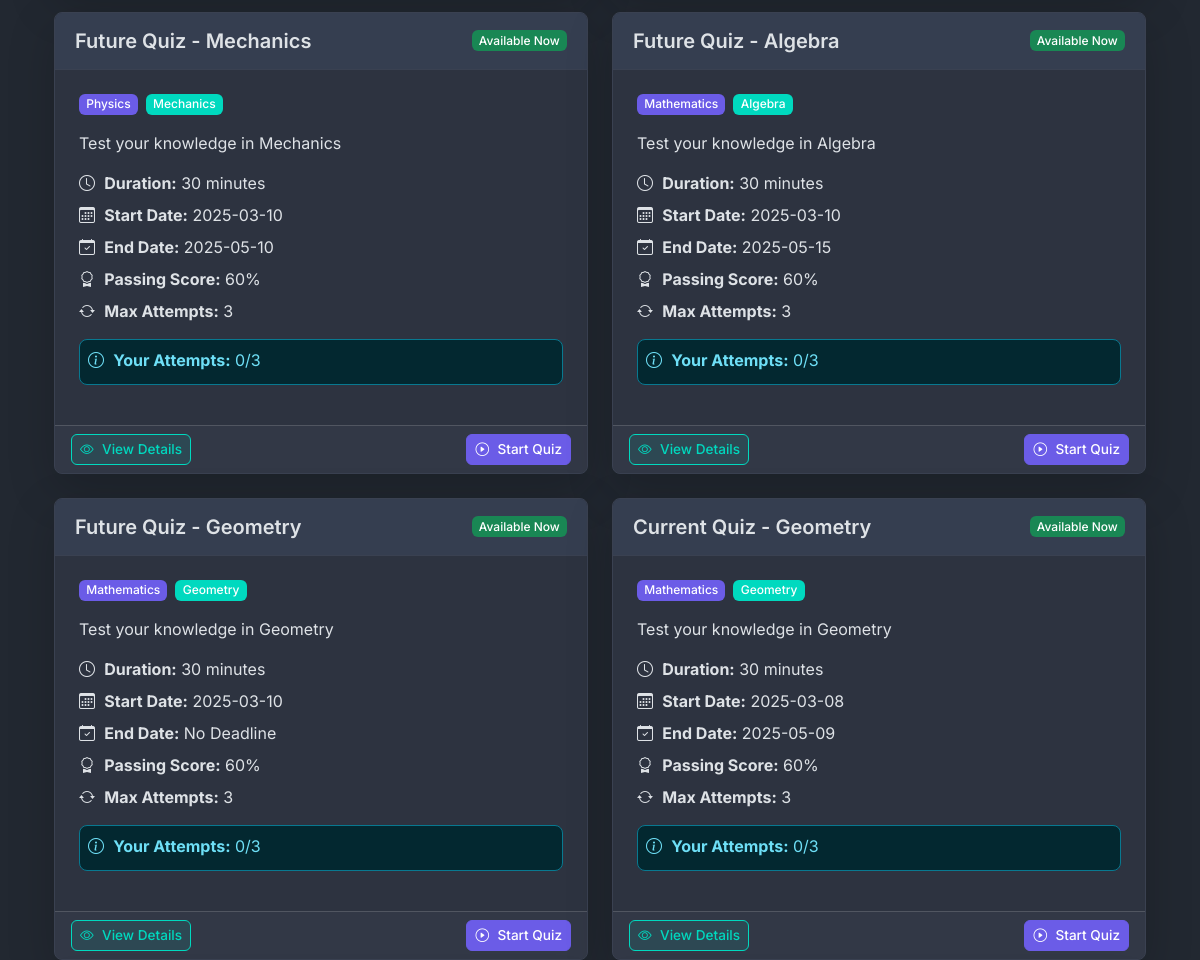
Page /quizzes (signed in, middle part) on the earlier database version.
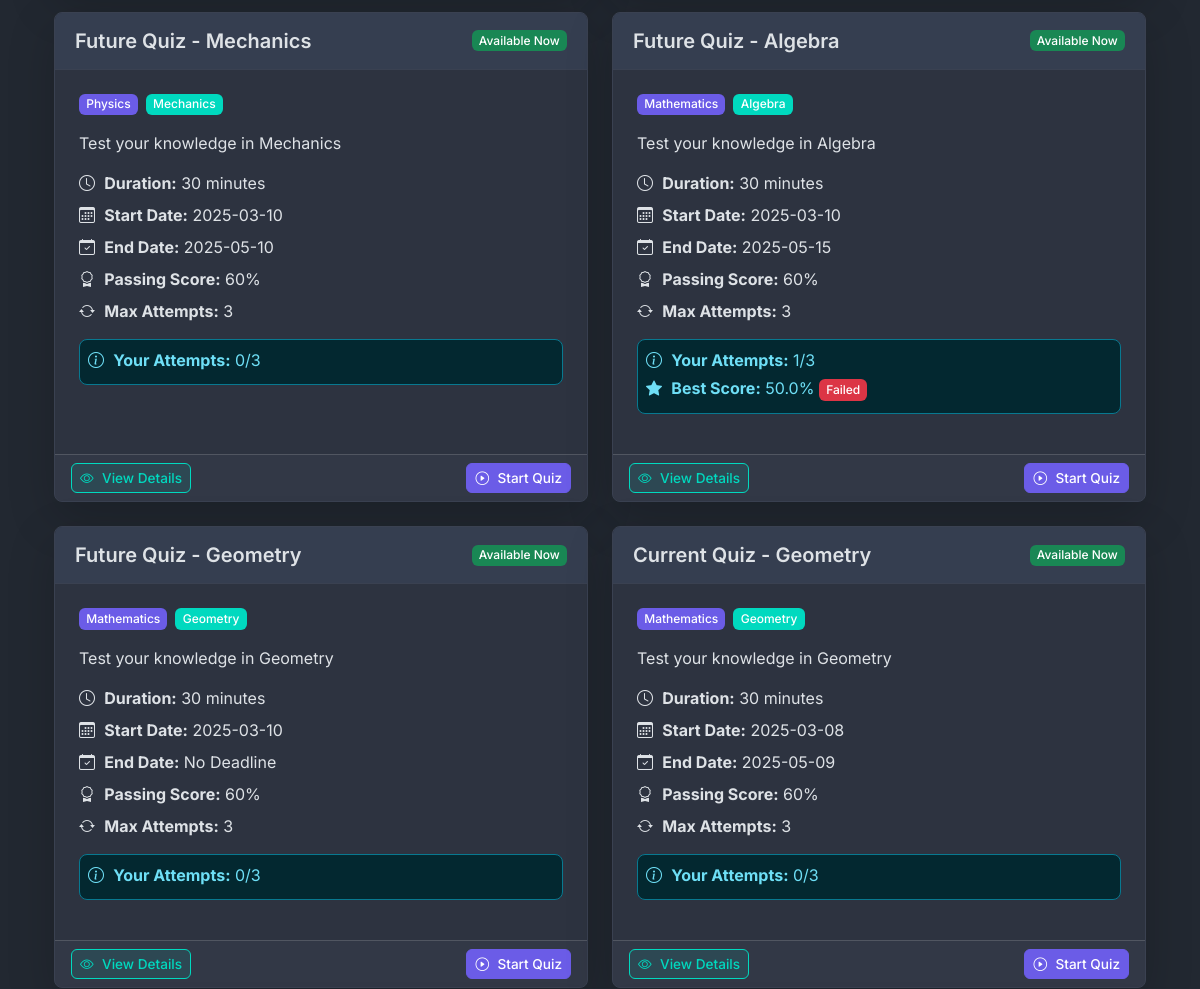
Same page on the later database version.
### models.py (models this page shows)
class Quiz(db.Model):
    id = db.Column(db.Integer, primary_key=True)
    name = db.Column(db.String(100), nullable=False)
    description = db.Column(db.Text)
    start_date = db.Column(db.DateTime(timezone=True), nullable=False)
    end_date = db.Column(db.DateTime(timezone=True))
    time_duration = db.Column(db.Integer, nullable=False)
    passing_score = db.Column(db.Integer, nullable=False)
    max_attempts = db.Column(db.Integer, default=3)
    chapter_id = db.Column(db.Integer, db.ForeignKey('chapter.id'), nullable=False)
    is_active = db.Column(db.Boolean, default=False)
    created_at = db.Column(db.DateTime(timezone=True), default=datetime.now(timezone.utc))
    updated_at = db.Column(db.DateTime(timezone=True), onupdate=datetime.now(timezone.utc))
    questions = db.relationship('Question', backref='quiz', lazy=True)
    attempts = db.relationship('QuizAttempt', backref='quiz', lazy=True)
    scores = db.relationship('Score', backref='quiz', lazy=True)

class Subject(db.Model):
    id = db.Column(db.Integer, primary_key=True)
    name = db.Column(db.String(50), unique=True, nullable=False, index=True)
    description = db.Column(db.Text)
    created_at = db.Column(db.DateTime, default=datetime.now(timezone.utc))
    updated_at = db.Column(db.DateTime, default=datetime.now(timezone.utc), onupdate=datetime.now(timezone.utc))
    chapters = db.relationship('Chapter', backref='subject', lazy=True)

class Chapter(db.Model):
    id = db.Column(db.Integer, primary_key=True)
    name = db.Column(db.String(50), nullable=False)
    description = db.Column(db.Text)
    subject_id = db.Column(db.Integer, db.ForeignKey('subject.id'), nullable=False, index=True)
    created_at = db.Column(db.DateTime, default=datetime.now(timezone.utc))
    updated_at = db.Column(db.DateTime, default=datetime.now(timezone.utc), onupdate=datetime.now(timezone.utc))
    quizzes = db.relationship('Quiz', backref='chapter', lazy=True)

### routes/user_routes.py (the view, shortened to what this page needs)
@app.route('/quizzes')
@login_required
def user_quizzes():
    subject_id = request.args.get('subject_id')
    chapter_id = request.args.get('chapter_id')
    date_filter = request.args.get('date')
    duration_filter = request.args.get('duration')
    sort_by = request.args.get('sort_by', 'date_desc')
    now = datetime.now(timezone.utc)
    query = Quiz.query.filter(Quiz.is_active == True)
    if subject_id and subject_id != '':
        try:
            subject_id = int(subject_id)
            chapters = Chapter.query.filter_by(subject_id=subject_id).all()
            chapter_ids = [chapter.id for chapter in chapters]
            if chapter_ids:
                query = query.filter(Quiz.chapter_id.in_(chapter_ids))
                selected_subject = Subject.query.get(subject_id)
                app.logger.info(f"Filtering by subject_id {subject_id}, chapter_ids: {chapter_ids}")
            else:
                selected_subject = Subject.query.get(subject_id)
                quizzes = []
                return render_template('user/user_quiz_list.html',
                                    quizzes=[],
                                    subjects=Subject.query.all(),
                                    chapters=[],
                                    selected_subject=selected_subject,
                                    selected_chapter=None,
                                    datetime=datetime,
                                    timezone=timezone,
                                    now=now)
        except (ValueError, TypeError):
            app.logger.warning(f"Invalid subject_id: {subject_id}")
            selected_subject = None
    else:
        selected_subject = None
    if chapter_id and chapter_id != '':
        try:
            chapter_id = int(chapter_id)
            chapter = Chapter.query.get(chapter_id)
            if chapter:
                query = query.filter(Quiz.chapter_id == chapter_id)
                selected_chapter = chapter
                app.logger.info(f"Filtering by chapter_id {chapter_id}")
                if Quiz.query.filter_by(chapter_id=chapter_id).count() == 0:
                    selected_subject = Subject.query.get(chapter.subject_id) if chapter else None
                    subjects = Subject.query.all()
                    chapters = Chapter.query.filter_by(subject_id=selected_subject.id).all() if selected_subject else []
                    return render_template('user/user_quiz_list.html',
                                        quizzes=[],
                                        subjects=subjects,
                                        chapters=chapters,
                                        selected_subject=selected_subject,
                                        selected_chapter=selected_chapter,
                                        datetime=datetime,
                                        timezone=timezone,
                                        now=now)
            else:
                selected_chapter = None
        except (ValueError, TypeError):
            app.logger.warning(f"Invalid chapter_id: {chapter_id}")
            selected_chapter = None
    else:
        selected_chapter = None
    if sort_by == 'date_desc':
        query = query.order_by(Quiz.start_date.desc())
    elif sort_by == 'date_asc':
        query = query.order_by(Quiz.start_date.asc())
    elif sort_by == 'name_asc':
        query = query.order_by(Quiz.name.asc())
    elif sort_by == 'name_desc':
        query = query.order_by(Quiz.name.desc())
    elif sort_by == 'duration_asc':
        query = query.order_by(Quiz.time_duration.asc())
    elif sort_by == 'duration_desc':
        query = query.order_by(Quiz.time_duration.desc())
    quizzes = query.all()
    app.logger.info(f"Query returned {len(quizzes)} quizzes")
    for quiz in quizzes:
        if quiz.start_date and quiz.start_date.tzinfo is None:
            db.session.query(Quiz).filter_by(id=quiz.id).update({
                'start_date': quiz.start_date.replace(tzinfo=timezone.utc)
            })
        if quiz.end_date and quiz.end_date.tzinfo is None:
            db.session.query(Quiz).filter_by(id=quiz.id).update({
                'end_date': quiz.end_date.replace(tzinfo=timezone.utc)
            })
    if quizzes and (any(quiz.start_date.tzinfo is None for quiz in quizzes if quiz.start_date) or
       any(quiz.end_date.tzinfo is None for quiz in quizzes if quiz.end_date)):
        db.session.commit()
        quizzes = query.all()
    subjects = Subject.query.all()
    if selected_subject:
        chapters = Chapter.query.filter_by(subject_id=selected_subject.id).all()
    else:
        chapters = []
    user_id = session.get('user_id')
    user_attempts = {}
    for quiz in quizzes:
        attempts = QuizAttempt.query.filter_by(user_id=user_id, quiz_id=quiz.id).count()
        best_score = db.session.query(db.func.max(Score.total_scored))\
                    .filter_by(user_id=user_id, quiz_id=quiz.id).scalar()
        user_attempts[quiz.id] = {
            'count': attempts,
            'best_score': best_score
        }
    return render_template('user/user_quiz_list.html',
                         quizzes=quizzes,
                         subjects=subjects,
                         chapters=chapters,
                         selected_subject=selected_subject,
                         selected_chapter=selected_chapter,
                         datetime=datetime,
                         timezone=timezone,
                         user_attempts=user_attempts,
                         now=now)

### utils.py (called while the page is built)
def login_required(f):
    @wraps(f)
    def decorated_function(*args, **kwargs):
        if 'user_id' not in session:
            flash('Please login first!', 'danger')
            return redirect(url_for('login'))
        return f(*args, **kwargs)
    return decorated_function

### templates/user/user_quiz_list.html (shortened to what the changed rows need)
{% extends "base.html" %}
{% set active_dashboard = false %}
{% set active_subjects = false %}
{% set active_quizzes = true %}
{% set active_users = false %}
{% set active_login = false %}
{% set active_signup = false %}
{% set active_profile = false %}
{% block content %}
<div class="container py-4">
    <div class="row g-4">
        {% for quiz in quizzes %}
        <div class="col-md-6">
            <div class="card h-100 shadow-lg">
                <div class="card-header d-flex justify-content-between align-items-center">
                    <h3 class="card-title mb-0 fs-5">{{ quiz.name }}</h3>
                    {% if now >= quiz.start_date %}
                        {% if quiz.end_date and now > quiz.end_date %}
                            <span class="badge bg-danger">Expired</span>
                        {% else %}
                            <span class="badge bg-success">Available Now</span>
                        {% endif %}
                    {% else %}
                        <span class="badge bg-warning text-dark">Coming soon</span>
                    {% endif %}
                </div>
                <div class="card-body">
                    <div class="d-flex align-items-center mb-3">
                        {% if quiz.chapter and quiz.chapter.subject %}
                        <span class="badge me-2" style="background-color: var(--primary-color);">
                            {{ quiz.chapter.subject.name }}
                        </span>
                        <span class="badge" style="background-color: var(--secondary-color);">
                            {{ quiz.chapter.name }}
                        </span>
                        {% elif quiz.chapter %}
                        <span class="badge" style="background-color: var(--secondary-color);">
                            {{ quiz.chapter.name }}
                        </span>
                        {% else %}
                        <span class="badge bg-danger">No Chapter Assigned</span>
                        {% endif %}
                    </div>
                    <p>{{ quiz.description }}</p>
                    <div class="mb-3">
                        <p class="mb-2">
                            <i class="bi bi-clock"></i>
                            <strong>Duration:</strong> {{ quiz.time_duration }} minutes
                        </p>
                        <p class="mb-2">
                            <i class="bi bi-calendar3"></i>
                            <strong>Start Date:</strong> {{ quiz.start_date.strftime('%Y-%m-%d') }}
                        </p>
                        <p class="mb-2">
                            <i class="bi bi-calendar-check"></i>
                            <strong>End Date:</strong> {{ quiz.end_date.strftime('%Y-%m-%d') if quiz.end_date else 'No Deadline' }}
                        </p>
                        <p class="mb-2">
                            <i class="bi bi-award"></i>
                            <strong>Passing Score:</strong> {{ quiz.passing_score }}%
                        </p>
                        <p class="mb-2">
                            <i class="bi bi-arrow-repeat"></i>
                            <strong>Max Attempts:</strong> {{ quiz.max_attempts }}
                        </p>
                        {% if quiz.id in user_attempts %}
                            {% set attempt_info = user_attempts[quiz.id] %}
                            <div class="alert alert-info p-2 mt-3 mb-0">
                                <p class="mb-1">
                                    <i class="bi bi-info-circle"></i>
                                    <strong>Your Attempts:</strong> {{ attempt_info.count }}/{{ quiz.max_attempts }}
                                </p>
                                {% if attempt_info.best_score is not none %}
                                <p class="mb-1">
                                    <i class="bi bi-star-fill"></i>
                                    <strong>Best Score:</strong> {{ "%.1f"|format(attempt_info.best_score) }}%
                                    {% if attempt_info.best_score >= quiz.passing_score %}
                                        <span class="badge bg-success">Passed</span>
                                    {% else %}
                                        <span class="badge bg-danger">Failed</span>
                                    {% endif %}
                                </p>
                                {% endif %}
                            </div>
                        {% endif %}
                    </div>
                </div>
                <div class="card-footer d-flex justify-content-between align-items-center">
                    <a href="{{ url_for('view_quiz', quiz_id=quiz.id) }}" class="btn btn-sm action-btn action-btn-add">
                        <i class="bi bi-eye"></i> View Details
                    </a>
                    {% if now >= quiz.start_date %}
                        {% if quiz.end_date and now > quiz.end_date %}
                            <span class="text-danger"><i class="bi bi-exclamation-circle"></i> Expired</span>
                        {% else %}
                            {% set user_attempt_count = user_attempts[quiz.id].count if quiz.id in user_attempts else 0 %}
                            {% if user_attempt_count < quiz.max_attempts %}
                                <form method="POST" action="{{ url_for('start_quiz', quiz_id=quiz.id) }}">
                                    <button type="submit" class="btn btn-primary action-btn">
                                        <i class="bi bi-play-circle"></i> Start Quiz
                                    </button>
                                </form>
                            {% else %}
                                <span class="text-warning"><i class="bi bi-exclamation-triangle"></i> No attempts left</span>
                            {% endif %}
                        {% endif %}
                    {% else %}
                        <span class="text-warning"><i class="bi bi-clock"></i> Starts on {{ quiz.start_date.strftime('%d %b, %Y') }}</span>
                    {% endif %}
                </div>
            </div>
        </div>
        {% endfor %}
    </div>
</div>
{% endblock %}

Differences in the rows shown:
changed Quiz "Future Quiz - Algebra": count "0" → "1"; best_score (not shown) → "50.0"
